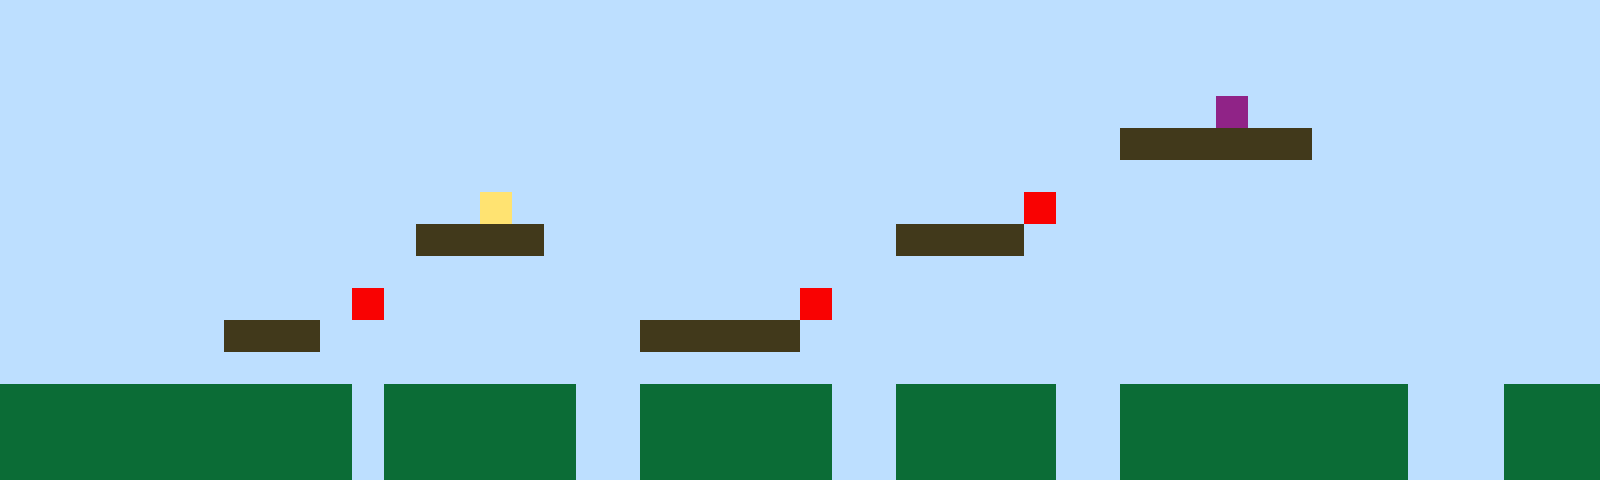

Rendered tile map (Tiled .tmx) drawn with the repository's tilesets; below, a short description and the full map source, tile grids included:
An orthogonal 50x15 tile map with 32x32 px tiles, 1 tile layer (Tile Layer 1).

<map version="1.10" tiledversion="1.11.2" orientation="orthogonal" renderorder="right-up" width="50" height="15" tilewidth="32" tileheight="32" infinite="0" nextlayerid="2" nextobjectid="1"><editorsettings><export target="map1.csv" format="csv" /></editorsettings><tileset firstgid="1" name="sprites" tilewidth="32" tileheight="32" tilecount="6" columns="3"><image source="sprites.png" width="96" height="64" /></tileset><layer id="1" name="Tile Layer 1" width="50" height="15"><data encoding="csv">1,1,1,1,1,1,1,1,1,1,1,1,1,1,1,1,1,1,1,1,1,1,1,1,1,1,1,1,1,1,1,1,1,1,1,1,1,1,1,1,1,1,1,1,1,1,1,1,1,1,1,1,1,1,1,1,1,1,1,1,1,1,1,1,1,1,1,1,1,1,1,1,1,1,1,1,1,1,1,1,1,1,1,1,1,1,1,1,1,1,1,1,1,1,1,1,1,1,1,1,1,1,1,1,1,1,1,1,1,1,1,1,1,1,1,1,1,1,1,1,1,1,1,1,1,1,1,1,1,1,1,1,1,1,1,1,1,1,1,1,1,1,1,1,1,1,1,1,1,1,1,1,1,1,1,1,1,1,1,1,1,1,1,1,1,1,1,1,1,1,1,1,1,1,1,1,1,1,1,1,1,1,1,1,1,1,1,1,6,1,1,1,1,1,1,1,1,1,1,1,1,1,1,1,1,1,1,1,1,1,1,1,1,1,1,1,1,1,1,1,1,1,1,1,1,1,1,1,1,1,1,1,1,1,1,3,3,3,3,3,3,1,1,1,1,1,1,1,1,1,1,1,1,1,1,1,1,1,1,1,1,1,1,1,1,1,1,1,1,1,1,1,1,1,1,1,1,1,1,1,1,1,1,1,1,1,1,1,1,1,1,1,1,1,1,1,1,1,1,1,1,1,1,1,1,1,1,1,1,1,1,1,1,1,1,4,1,1,1,1,1,1,1,1,1,1,1,1,1,1,1,1,5,1,1,1,1,1,1,1,1,1,1,1,1,1,1,1,1,1,1,1,1,1,1,1,1,1,1,1,1,1,1,3,3,3,3,1,1,1,1,1,1,1,1,1,1,1,3,3,3,3,1,1,1,1,1,1,1,1,1,1,1,1,1,1,1,1,1,1,1,1,1,1,1,1,1,1,1,1,1,1,1,1,1,1,1,1,1,1,1,1,1,1,1,1,1,1,1,1,1,1,1,1,1,1,1,1,1,1,1,1,1,1,1,1,1,1,1,1,1,1,1,1,1,1,1,1,1,1,1,5,1,1,1,1,1,1,1,1,1,1,1,1,1,5,1,1,1,1,1,1,1,1,1,1,1,1,1,1,1,1,1,1,1,1,1,1,1,1,1,1,1,1,1,1,1,3,3,3,1,1,1,1,1,1,1,1,1,1,3,3,3,3,3,1,1,1,1,1,1,1,1,1,1,1,1,1,1,1,1,1,1,1,1,1,1,1,1,1,1,1,1,1,1,1,1,1,1,1,1,1,1,1,1,1,1,1,1,1,1,1,1,1,1,1,1,1,1,1,1,1,1,1,1,1,1,1,1,1,1,1,1,1,1,1,1,1,1,1,2,2,2,2,2,2,2,2,2,2,2,1,2,2,2,2,2,2,1,1,2,2,2,2,2,2,1,1,2,2,2,2,2,1,1,2,2,2,2,2,2,2,2,2,1,1,1,2,2,2,2,2,2,2,2,2,2,2,2,2,2,1,2,2,2,2,2,2,1,1,2,2,2,2,2,2,1,1,2,2,2,2,2,1,1,2,2,2,2,2,2,2,2,2,1,1,1,2,2,2,2,2,2,2,2,2,2,2,2,2,2,1,2,2,2,2,2,2,1,1,2,2,2,2,2,2,1,1,2,2,2,2,2,1,1,2,2,2,2,2,2,2,2,2,1,1,1,2,2,2</data></layer></map>
